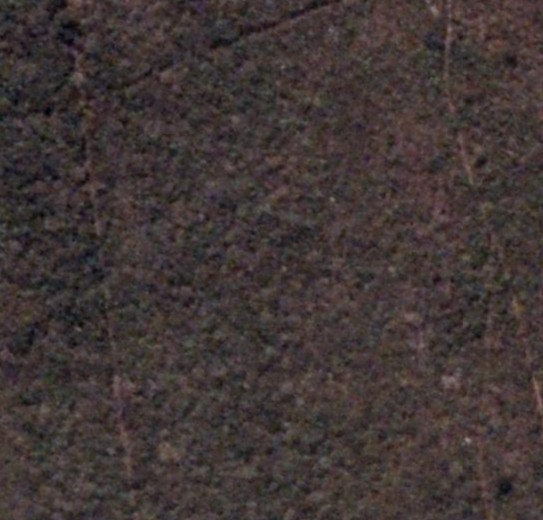
#> input picture Decision_Trees/Decision_Trees/BSB-1.jpg, 543 x 520 px
$ python SIFT.py
#> lines starting #> are read from the running program, lines starting #| are printed output that depends on the picture; pictures that were not available may be replaced by others from this repository, and a replacement may not be noted
import cv2
import numpy as np
import matplotlib.pyplot as plt

# 1. Carregar as imagens em escala de cinza
img1 = cv2.imread('BSB-1.jpg', cv2.IMREAD_GRAYSCALE)  # imagem de referência
#> img1: shape (520, 543); min 0, max 143, mean 57.6
img2 = cv2.imread('BSB.jpg', cv2.IMREAD_GRAYSCALE)    # imagem onde você quer encontrar a referência
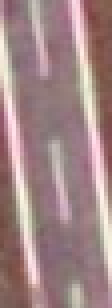
#> input picture Decision_Trees/Decision_Trees/teste_1.png, 28 x 77 px, given in place of BSB.jpg, which was not available (shown 4 times larger)
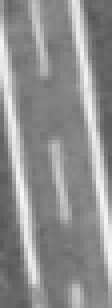
#> img2: shape (77, 28) (shown 4 times larger); min 87, max 247, mean 143.4

# 2. Verificar se as imagens foram carregadas corretamente
if img1 is None or img2 is None:
    print("Erro ao carregar as imagens. Verifique os nomes e caminhos.")
    exit()

# 3. Reduzir a resolução se forem muito grandes
MAX_SIZE = 800

def resize_image(img):
    h, w = img.shape[:2]
#> h = 520; w = 543
    if max(h, w) > MAX_SIZE:
        scale = MAX_SIZE / max(h, w)
        return cv2.resize(img, (int(w * scale), int(h * scale)))
    return img

img1 = resize_image(img1)
img2 = resize_image(img2)

# 4. Criar o detector SIFT com limite de keypoints
sift = cv2.SIFT_create(nfeatures=500)

# 5. Detectar keypoints e descritores
kp1, des1 = sift.detectAndCompute(img1, None)
#> kp1 = 501 keypoints; strongest (x, y, size): (468, 440, 3.8), (332, 199, 3.2), (434, 10, 5.6), (78, 329, 3.3)
kp2, des2 = sift.detectAndCompute(img2, None)
#> kp2 = 25 keypoints; strongest (x, y, size): (5, 15, 4.1), (16, 53, 2.5), (23, 4, 2.9), (14, 37, 2.5)

# 6. Fazer correspondência usando BFMatcher com k=2
bf = cv2.BFMatcher(cv2.NORM_L2, crossCheck=False)
matches = bf.knnMatch(des1, des2, k=2)
#> matches = 501 matches

# 7. Aplicar teste de razão de Lowe
good_matches = []
for m, n in matches:
    if m.distance < 0.75 * n.distance:
        good_matches.append(m)
#> after the loop, good_matches = 4 matches

print(f"Número de boas correspondências: {len(good_matches)}")
#| Número de boas correspondências: 4

# 8. Se houver correspondências suficientes, encontrar homografia
if len(good_matches) > 10:
    src_pts = np.float32([kp1[m.queryIdx].pt for m in good_matches]).reshape(-1, 1, 2)
    dst_pts = np.float32([kp2[m.trainIdx].pt for m in good_matches]).reshape(-1, 1, 2)

    # Estimar a homografia
    M, mask = cv2.findHomography(src_pts, dst_pts, cv2.RANSAC, 5.0)

    # Obter os cantos da imagem de referência
    h, w = img1.shape
    pts = np.float32([[0,0], [0,h], [w,h], [w,0]]).reshape(-1, 1, 2)
    dst = cv2.perspectiveTransform(pts, M)

    # Desenhar contorno da imagem reconhecida
    img2_color = cv2.cvtColor(img2, cv2.COLOR_GRAY2BGR)
    img2_detected = cv2.polylines(img2_color, [np.int32(dst)], True, (0,255,0), 3, cv2.LINE_AA)
else:
    print("Não há correspondências suficientes.")
    img2_detected = cv2.cvtColor(img2, cv2.COLOR_GRAY2BGR)

# 9. Mostrar correspondências
img_matches = cv2.drawMatches(img1, kp1, img2_detected, kp2, good_matches, None, flags=2)
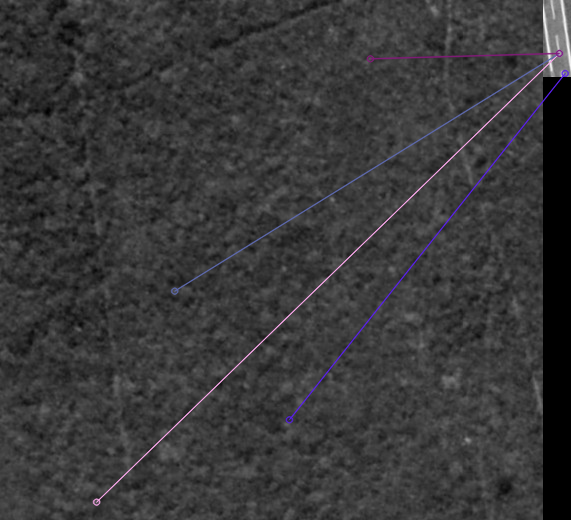
#> img_matches: shape (520, 571, 3); mean B, G, R 56.9, 56.1, 56.5

plt.figure(figsize=(15, 8))
plt.imshow(img_matches)
plt.title('Reconhecimento com SIFT (otimizado)')
plt.axis('off')
plt.show()
